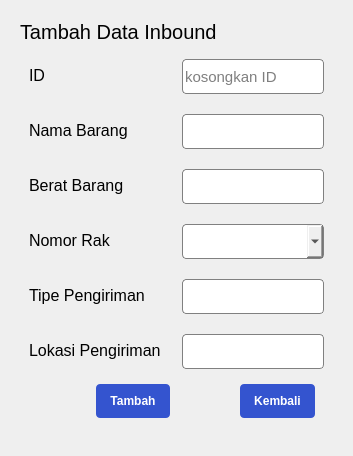
                    <widget class="QWidget" name="inboundCreatePage">
                     <property name="styleSheet">
                      <string notr="true">#fieldInboundCreate_0,
#fieldInboundCreate_1,
#fieldInboundCreate_2,
#fieldInboundCreate_3,
#fieldInboundCreate_4,
#fieldInboundCreate_5 {
	border: 1px solid #808080;
	border-radius: 4px;
}

#createInboundBackBtn, #createInboundAddBtn{
	border-radius: 4px;
	background-color: #3454cf;
	padding: 10px 14px;
	color: #fff;
}

#createInboundDeleteBtn{
	border-radius: 4px;
	background-color: red;
	padding: 10px 14px;
	color: #fff;
}</string>
                     </property>
                     <layout class="QVBoxLayout" name="verticalLayout_45">
                      <item>
                       <widget class="QWidget" name="inboundThirdContent" native="true">
                        <property name="sizePolicy">
                         <sizepolicy hsizetype="Expanding" vsizetype="Expanding">
                          <horstretch>0</horstretch>
                          <verstretch>0</verstretch>
                         </sizepolicy>
                        </property>
                        <property name="styleSheet">
                         <string notr="true"/>
                        </property>
                        <layout class="QVBoxLayout" name="verticalLayout_43">
                         <item>
                          <widget class="QLabel" name="inboundCreate">
                           <property name="sizePolicy">
                            <sizepolicy hsizetype="Preferred" vsizetype="Preferred">
                             <horstretch>0</horstretch>
                             <verstretch>0</verstretch>
                            </sizepolicy>
                           </property>
                           <property name="maximumSize">
                            <size>
                             <width>16777215</width>
                             <height>40</height>
                            </size>
                           </property>
                           <property name="font">
                            <font>
                             <pointsize>15</pointsize>
                            </font>
                           </property>
                           <property name="text">
                            <string>Tambah Data Inbound</string>
                           </property>
                          </widget>
                         </item>
                         <item>
                          <widget class="QWidget" name="inboundFormCreate" native="true">
                           <property name="sizePolicy">
                            <sizepolicy hsizetype="Expanding" vsizetype="Expanding">
                             <horstretch>0</horstretch>
                             <verstretch>0</verstretch>
                            </sizepolicy>
                           </property>
                           <property name="styleSheet">
                            <string notr="true"/>
                           </property>
                           <layout class="QVBoxLayout" name="verticalLayout_44">
                            <item>
                             <layout class="QFormLayout" name="formLayout_8">
                              <property name="horizontalSpacing">
                               <number>21</number>
                              </property>
                              <property name="verticalSpacing">
                               <number>20</number>
                              </property>
                              <item row="0" column="0">
                               <widget class="QLabel" name="label_27">
                                <property name="maximumSize">
                                 <size>
                                  <width>200</width>
                                  <height>16777215</height>
                                 </size>
                                </property>
                                <property name="font">
                                 <font>
                                  <pointsize>12</pointsize>
                                 </font>
                                </property>
                                <property name="text">
                                 <string>ID</string>
                                </property>
                               </widget>
                              </item>
                              <item row="0" column="1">
                               <widget class="QLineEdit" name="fieldInboundCreate_0">
                                <property name="sizePolicy">
                                 <sizepolicy hsizetype="Preferred" vsizetype="Preferred">
                                  <horstretch>0</horstretch>
                                  <verstretch>0</verstretch>
                                 </sizepolicy>
                                </property>
                                <property name="minimumSize">
                                 <size>
                                  <width>0</width>
                                  <height>35</height>
                                 </size>
                                </property>
                                <property name="maximumSize">
                                 <size>
                                  <width>200</width>
                                  <height>200</height>
                                 </size>
                                </property>
                                <property name="font">
                                 <font>
                                  <pointsize>11</pointsize>
                                 </font>
                                </property>
                                <property name="text">
                                 <string/>
                                </property>
                                <property name="readOnly">
                                 <bool>true</bool>
                                </property>
                                <property name="placeholderText">
                                 <string>kosongkan ID</string>
                                </property>
                               </widget>
                              </item>
                              <item row="1" column="0">
                               <widget class="QLabel" name="label_28">
                                <property name="maximumSize">
                                 <size>
                                  <width>200</width>
                                  <height>16777215</height>
                                 </size>
                                </property>
                                <property name="font">
                                 <font>
                                  <pointsize>12</pointsize>
                                 </font>
                                </property>
                                <property name="text">
                                 <string>Nama Barang</string>
                                </property>
                               </widget>
                              </item>
                              <item row="1" column="1">
                               <widget class="QLineEdit" name="fieldInboundCreate_1">
                                <property name="sizePolicy">
                                 <sizepolicy hsizetype="Preferred" vsizetype="Preferred">
                                  <horstretch>0</horstretch>
                                  <verstretch>0</verstretch>
                                 </sizepolicy>
                                </property>
                                <property name="minimumSize">
                                 <size>
                                  <width>0</width>
                                  <height>35</height>
                                 </size>
                                </property>
                                <property name="maximumSize">
                                 <size>
                                  <width>200</width>
                                  <height>200</height>
                                 </size>
                                </property>
                                <property name="font">
                                 <font>
                                  <pointsize>11</pointsize>
                                 </font>
                                </property>
                                <property name="text">
                                 <string/>
                                </property>
                               </widget>
                              </item>
                              <item row="4" column="0">
                               <widget class="QLabel" name="label_29">
                                <property name="maximumSize">
                                 <size>
                                  <width>200</width>
                                  <height>16777215</height>
                                 </size>
                                </property>
                                <property name="font">
                                 <font>
                                  <pointsize>12</pointsize>
                                 </font>
                                </property>
                                <property name="text">
                                 <string>Tipe Pengiriman</string>
                                </property>
                               </widget>
                              </item>
                              <item row="4" column="1">
                               <widget class="QLineEdit" name="fieldInboundCreate_4">
                                <property name="minimumSize">
                                 <size>
                                  <width>0</width>
                                  <height>35</height>
                                 </size>
                                </property>
                                <property name="maximumSize">
                                 <size>
                                  <width>200</width>
                                  <height>200</height>
                                 </size>
                                </property>
                                <property name="font">
                                 <font>
                                  <pointsize>11</pointsize>
                                 </font>
                                </property>
                               </widget>
                              </item>
                              <item row="5" column="0">
                               <widget class="QLabel" name="label_30">
                                <property name="maximumSize">
                                 <size>
                                  <width>200</width>
                                  <height>16777215</height>
                                 </size>
                                </property>
                                <property name="font">
                                 <font>
                                  <pointsize>12</pointsize>
                                 </font>
                                </property>
                                <property name="text">
                                 <string>Lokasi Pengiriman</string>
                                </property>
                               </widget>
                              </item>
                              <item row="5" column="1">
                               <widget class="QLineEdit" name="fieldInboundCreate_5">
                                <property name="minimumSize">
                                 <size>
                                  <width>0</width>
                                  <height>35</height>
                                 </size>
                                </property>
                                <property name="maximumSize">
                                 <size>
                                  <width>200</width>
                                  <height>200</height>
                                 </size>
                                </property>
                                <property name="font">
                                 <font>
                                  <pointsize>11</pointsize>
                                 </font>
                                </property>
                               </widget>
                              </item>
                              <item row="2" column="0">
                               <widget class="QLabel" name="label_35">
                                <property name="maximumSize">
                                 <size>
                                  <width>200</width>
                                  <height>16777215</height>
                                 </size>
                                </property>
                                <property name="font">
                                 <font>
                                  <pointsize>12</pointsize>
                                 </font>
                                </property>
                                <property name="text">
                                 <string>Berat Barang</string>
                                </property>
                               </widget>
                              </item>
                              <item row="2" column="1">
                               <widget class="QLineEdit" name="fieldInboundCreate_2">
                                <property name="sizePolicy">
                                 <sizepolicy hsizetype="Preferred" vsizetype="Preferred">
                                  <horstretch>0</horstretch>
                                  <verstretch>0</verstretch>
                                 </sizepolicy>
                                </property>
                                <property name="minimumSize">
                                 <size>
                                  <width>0</width>
                                  <height>35</height>
                                 </size>
                                </property>
                                <property name="maximumSize">
                                 <size>
                                  <width>200</width>
                                  <height>200</height>
                                 </size>
                                </property>
                                <property name="font">
                                 <font>
                                  <pointsize>11</pointsize>
                                 </font>
                                </property>
                               </widget>
                              </item>
                              <item row="3" column="0">
                               <widget class="QLabel" name="label_36">
                                <property name="maximumSize">
                                 <size>
                                  <width>16777215</width>
                                  <height>200</height>
                                 </size>
                                </property>
                                <property name="font">
                                 <font>
                                  <pointsize>12</pointsize>
                                 </font>
                                </property>
                                <property name="text">
                                 <string>Nomor Rak</string>
                                </property>
                               </widget>
                              </item>
                              <item row="3" column="1">
                               <widget class="QComboBox" name="fieldInboundCreate_3">
                                <property name="sizePolicy">
                                 <sizepolicy hsizetype="Preferred" vsizetype="Preferred">
                                  <horstretch>0</horstretch>
                                  <verstretch>0</verstretch>
                                 </sizepolicy>
                                </property>
                                <property name="minimumSize">
                                 <size>
                                  <width>0</width>
                                  <height>35</height>
                                 </size>
                                </property>
                                <property name="maximumSize">
                                 <size>
                                  <width>200</width>
                                  <height>200</height>
                                 </size>
                                </property>
                                <property name="font">
                                 <font>
                                  <pointsize>11</pointsize>
                                 </font>
                                </property>
                                <property name="styleSheet">
                                 <string notr="true">#fieldInboundCreate_3 QListView{
	background-color: #fff;
	
}</string>
                                </property>
                               </widget>
                              </item>
                             </layout>
                            </item>
                            <item alignment="Qt::AlignRight">
                             <widget class="QWidget" name="btnForm_8" native="true">
                              <property name="sizePolicy">
                               <sizepolicy hsizetype="Preferred" vsizetype="Maximum">
                                <horstretch>0</horstretch>
                                <verstretch>0</verstretch>
                               </sizepolicy>
                              </property>
                              <layout class="QHBoxLayout" name="horizontalLayout_13">
                               <property name="spacing">
                                <number>70</number>
                               </property>
                               <item>
                                <widget class="QPushButton" name="createInboundAddBtn">
                                 <property name="font">
                                  <font>
                                   <pointsize>9</pointsize>
                                   <weight>75</weight>
                                   <bold>true</bold>
                                  </font>
                                 </property>
                                 <property name="cursor">
                                  <cursorShape>PointingHandCursor</cursorShape>
                                 </property>
                                 <property name="text">
                                  <string>Tambah</string>
                                 </property>
                                </widget>
                               </item>
                               <item>
                                <widget class="QPushButton" name="createInboundBackBtn">
                                 <property name="font">
                                  <font>
                                   <pointsize>9</pointsize>
                                   <weight>75</weight>
                                   <bold>true</bold>
                                  </font>
                                 </property>
                                 <property name="cursor">
                                  <cursorShape>PointingHandCursor</cursorShape>
                                 </property>
                                 <property name="text">
                                  <string>Kembali</string>
                                 </property>
                                </widget>
                               </item>
                              </layout>
                             </widget>
                            </item>
                           </layout>
                          </widget>
                         </item>
                        </layout>
                       </widget>
                      </item>
                     </layout>
                    </widget>
